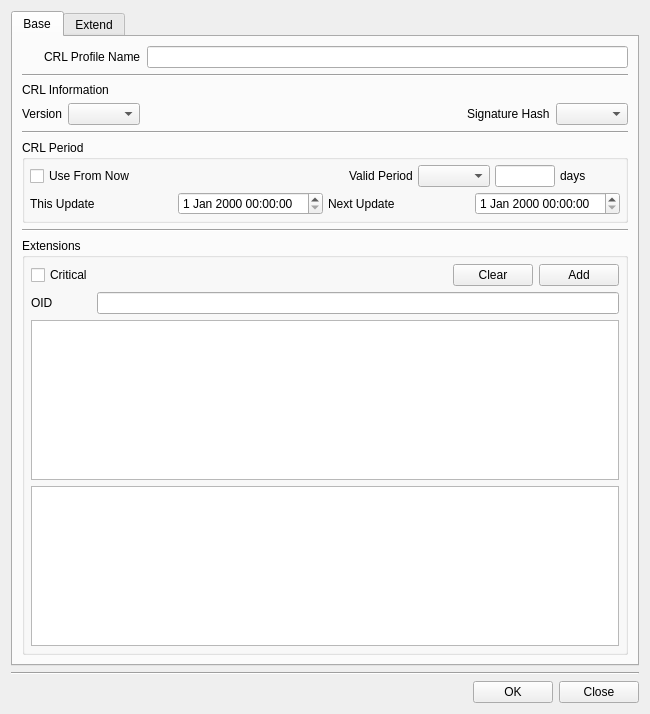
<?xml version="1.0" encoding="UTF-8"?>
<ui version="4.0">
 <class>MakeCRLProfileDlg</class>
 <widget class="QDialog" name="MakeCRLProfileDlg">
  <property name="geometry">
   <rect>
    <x>0</x>
    <y>0</y>
    <width>650</width>
    <height>714</height>
   </rect>
  </property>
  <property name="windowTitle">
   <string>Make CRL policy</string>
  </property>
  <layout class="QVBoxLayout" name="verticalLayout">
   <item>
    <widget class="QTabWidget" name="mCRLTab">
     <property name="currentIndex">
      <number>0</number>
     </property>
     <widget class="QWidget" name="mBaseTab">
      <attribute name="title">
       <string>Base</string>
      </attribute>
      <layout class="QVBoxLayout" name="verticalLayout_2">
       <item>
        <layout class="QGridLayout" name="gridLayout">
         <item row="0" column="1">
          <widget class="QLabel" name="label">
           <property name="text">
            <string>CRL Profile Name</string>
           </property>
          </widget>
         </item>
         <item row="0" column="2">
          <widget class="QLineEdit" name="mNameText"/>
         </item>
         <item row="0" column="0">
          <widget class="QPushButton" name="pushButton">
           <property name="minimumSize">
            <size>
             <width>16</width>
             <height>0</height>
            </size>
           </property>
           <property name="maximumSize">
            <size>
             <width>16</width>
             <height>16777215</height>
            </size>
           </property>
           <property name="text">
            <string/>
           </property>
           <property name="icon">
            <iconset resource="certman.qrc">
             <normaloff>:/images/crl_profile.png</normaloff>:/images/crl_profile.png</iconset>
           </property>
           <property name="flat">
            <bool>true</bool>
           </property>
          </widget>
         </item>
        </layout>
       </item>
       <item>
        <widget class="Line" name="line">
         <property name="orientation">
          <enum>Qt::Horizontal</enum>
         </property>
        </widget>
       </item>
       <item>
        <widget class="QLabel" name="label_3">
         <property name="text">
          <string>CRL Information</string>
         </property>
        </widget>
       </item>
       <item>
        <layout class="QGridLayout" name="gridLayout_2">
         <item row="0" column="0">
          <widget class="QLabel" name="label_4">
           <property name="text">
            <string>Version</string>
           </property>
          </widget>
         </item>
         <item row="0" column="3">
          <widget class="QLabel" name="label_5">
           <property name="text">
            <string>Signature Hash</string>
           </property>
          </widget>
         </item>
         <item row="0" column="1">
          <widget class="QComboBox" name="mVersionCombo"/>
         </item>
         <item row="0" column="2">
          <spacer name="horizontalSpacer">
           <property name="orientation">
            <enum>Qt::Horizontal</enum>
           </property>
           <property name="sizeHint" stdset="0">
            <size>
             <width>40</width>
             <height>20</height>
            </size>
           </property>
          </spacer>
         </item>
         <item row="0" column="4">
          <widget class="QComboBox" name="mHashCombo"/>
         </item>
        </layout>
       </item>
       <item>
        <widget class="Line" name="line_2">
         <property name="orientation">
          <enum>Qt::Horizontal</enum>
         </property>
        </widget>
       </item>
       <item>
        <widget class="QGroupBox" name="groupBox">
         <property name="sizePolicy">
          <sizepolicy hsizetype="Expanding" vsizetype="Preferred">
           <horstretch>0</horstretch>
           <verstretch>0</verstretch>
          </sizepolicy>
         </property>
         <property name="minimumSize">
          <size>
           <width>0</width>
           <height>0</height>
          </size>
         </property>
         <property name="title">
          <string>CRL Period</string>
         </property>
         <layout class="QVBoxLayout" name="verticalLayout_9">
          <property name="spacing">
           <number>5</number>
          </property>
          <property name="leftMargin">
           <number>5</number>
          </property>
          <property name="topMargin">
           <number>5</number>
          </property>
          <property name="rightMargin">
           <number>5</number>
          </property>
          <property name="bottomMargin">
           <number>5</number>
          </property>
          <item>
           <layout class="QGridLayout" name="gridLayout_8">
            <item row="0" column="2">
             <widget class="QLabel" name="label_7">
              <property name="text">
               <string>Valid Period</string>
              </property>
             </widget>
            </item>
            <item row="0" column="0">
             <widget class="QCheckBox" name="mUseFromNowCheck">
              <property name="text">
               <string>Use From Now</string>
              </property>
             </widget>
            </item>
            <item row="0" column="5">
             <widget class="QLabel" name="mValidDaysLabel">
              <property name="minimumSize">
               <size>
                <width>60</width>
                <height>0</height>
               </size>
              </property>
              <property name="maximumSize">
               <size>
                <width>60</width>
                <height>16777215</height>
               </size>
              </property>
              <property name="text">
               <string>days</string>
              </property>
             </widget>
            </item>
            <item row="0" column="3">
             <widget class="QComboBox" name="mValidDaysTypeCombo"/>
            </item>
            <item row="0" column="4">
             <widget class="QLineEdit" name="mValidDaysText">
              <property name="maximumSize">
               <size>
                <width>60</width>
                <height>16777215</height>
               </size>
              </property>
             </widget>
            </item>
            <item row="0" column="1">
             <spacer name="horizontalSpacer_3">
              <property name="orientation">
               <enum>Qt::Horizontal</enum>
              </property>
              <property name="sizeHint" stdset="0">
               <size>
                <width>40</width>
                <height>20</height>
               </size>
              </property>
             </spacer>
            </item>
           </layout>
          </item>
          <item>
           <layout class="QGridLayout" name="gridLayout_3">
            <item row="0" column="1">
             <widget class="QDateTimeEdit" name="mThisUpdateDateTime"/>
            </item>
            <item row="0" column="0">
             <widget class="QLabel" name="label_9">
              <property name="text">
               <string>This Update</string>
              </property>
             </widget>
            </item>
            <item row="0" column="2">
             <widget class="QLabel" name="label_10">
              <property name="text">
               <string>Next Update</string>
              </property>
             </widget>
            </item>
            <item row="0" column="3">
             <widget class="QDateTimeEdit" name="mNextUpdateDateTime"/>
            </item>
           </layout>
          </item>
         </layout>
        </widget>
       </item>
       <item>
        <widget class="Line" name="line_6">
         <property name="orientation">
          <enum>Qt::Horizontal</enum>
         </property>
        </widget>
       </item>
       <item>
        <widget class="QGroupBox" name="mExtensionsGroup">
         <property name="minimumSize">
          <size>
           <width>500</width>
           <height>0</height>
          </size>
         </property>
         <property name="title">
          <string>Extensions</string>
         </property>
         <layout class="QVBoxLayout" name="verticalLayout_4">
          <property name="leftMargin">
           <number>6</number>
          </property>
          <property name="topMargin">
           <number>6</number>
          </property>
          <property name="rightMargin">
           <number>6</number>
          </property>
          <property name="bottomMargin">
           <number>6</number>
          </property>
          <item>
           <layout class="QGridLayout" name="gridLayout_12">
            <property name="topMargin">
             <number>0</number>
            </property>
            <item row="0" column="3">
             <widget class="QPushButton" name="mExtensionsAddBtn">
              <property name="text">
               <string>Add</string>
              </property>
             </widget>
            </item>
            <item row="0" column="0">
             <widget class="QCheckBox" name="mExtensionsCriticalCheck">
              <property name="text">
               <string>Critical</string>
              </property>
             </widget>
            </item>
            <item row="0" column="2">
             <widget class="QPushButton" name="mExtensionsClearBtn">
              <property name="text">
               <string>Clear</string>
              </property>
             </widget>
            </item>
            <item row="0" column="1">
             <spacer name="horizontalSpacer_9">
              <property name="orientation">
               <enum>Qt::Horizontal</enum>
              </property>
              <property name="sizeHint" stdset="0">
               <size>
                <width>40</width>
                <height>20</height>
               </size>
              </property>
             </spacer>
            </item>
           </layout>
          </item>
          <item>
           <layout class="QGridLayout" name="gridLayout_13">
            <property name="topMargin">
             <number>0</number>
            </property>
            <item row="0" column="0">
             <widget class="QLabel" name="label_16">
              <property name="minimumSize">
               <size>
                <width>60</width>
                <height>0</height>
               </size>
              </property>
              <property name="text">
               <string>OID</string>
              </property>
             </widget>
            </item>
            <item row="0" column="1">
             <widget class="QLineEdit" name="mExtensionsOIDText"/>
            </item>
           </layout>
          </item>
          <item>
           <widget class="QPlainTextEdit" name="mExtensionsValueText"/>
          </item>
          <item>
           <widget class="QTableWidget" name="mExtensionsTable">
            <property name="contextMenuPolicy">
             <enum>Qt::CustomContextMenu</enum>
            </property>
            <attribute name="horizontalHeaderHighlightSections">
             <bool>false</bool>
            </attribute>
           </widget>
          </item>
         </layout>
        </widget>
       </item>
       <item>
        <spacer name="verticalSpacer">
         <property name="orientation">
          <enum>Qt::Vertical</enum>
         </property>
         <property name="sizeHint" stdset="0">
          <size>
           <width>20</width>
           <height>40</height>
          </size>
         </property>
        </spacer>
       </item>
      </layout>
     </widget>
     <widget class="QWidget" name="mExtendTab">
      <attribute name="title">
       <string>Extend</string>
      </attribute>
      <layout class="QVBoxLayout" name="verticalLayout_3">
       <item>
        <widget class="QGroupBox" name="mCRLNumGroup">
         <property name="minimumSize">
          <size>
           <width>0</width>
           <height>0</height>
          </size>
         </property>
         <property name="title">
          <string>CRL number</string>
         </property>
         <property name="checkable">
          <bool>true</bool>
         </property>
         <property name="checked">
          <bool>false</bool>
         </property>
         <layout class="QVBoxLayout" name="verticalLayout_5">
          <property name="leftMargin">
           <number>6</number>
          </property>
          <property name="topMargin">
           <number>6</number>
          </property>
          <property name="rightMargin">
           <number>6</number>
          </property>
          <property name="bottomMargin">
           <number>6</number>
          </property>
          <item>
           <layout class="QGridLayout" name="gridLayout_9">
            <item row="0" column="2">
             <widget class="QCheckBox" name="mCRLNumAutoCheck">
              <property name="text">
               <string>Auto ( Use Sequence )</string>
              </property>
             </widget>
            </item>
            <item row="0" column="3">
             <widget class="QLabel" name="mCRLNumLabel">
              <property name="text">
               <string>FixedNumer</string>
              </property>
             </widget>
            </item>
            <item row="0" column="0">
             <widget class="QCheckBox" name="mCRLNumCriticalCheck">
              <property name="text">
               <string>Critical</string>
              </property>
             </widget>
            </item>
            <item row="0" column="4">
             <widget class="QLineEdit" name="mCRLNumText">
              <property name="maximumSize">
               <size>
                <width>140</width>
                <height>16777215</height>
               </size>
              </property>
             </widget>
            </item>
            <item row="0" column="1">
             <spacer name="horizontalSpacer_4">
              <property name="orientation">
               <enum>Qt::Horizontal</enum>
              </property>
              <property name="sizeHint" stdset="0">
               <size>
                <width>40</width>
                <height>20</height>
               </size>
              </property>
             </spacer>
            </item>
           </layout>
          </item>
         </layout>
        </widget>
       </item>
       <item>
        <widget class="Line" name="line_3">
         <property name="orientation">
          <enum>Qt::Horizontal</enum>
         </property>
        </widget>
       </item>
       <item>
        <widget class="QGroupBox" name="mAKIGroup">
         <property name="minimumSize">
          <size>
           <width>0</width>
           <height>0</height>
          </size>
         </property>
         <property name="title">
          <string>Authority Key Identifier</string>
         </property>
         <property name="checkable">
          <bool>true</bool>
         </property>
         <property name="checked">
          <bool>false</bool>
         </property>
         <layout class="QVBoxLayout" name="verticalLayout_6">
          <property name="leftMargin">
           <number>6</number>
          </property>
          <property name="topMargin">
           <number>6</number>
          </property>
          <property name="rightMargin">
           <number>6</number>
          </property>
          <property name="bottomMargin">
           <number>6</number>
          </property>
          <item>
           <layout class="QGridLayout" name="gridLayout_5">
            <item row="0" column="3">
             <widget class="QCheckBox" name="mAKICertSerialCheck">
              <property name="text">
               <string>Certificate Serial</string>
              </property>
             </widget>
            </item>
            <item row="0" column="0">
             <widget class="QCheckBox" name="mAKICriticalCheck">
              <property name="text">
               <string>Critical</string>
              </property>
             </widget>
            </item>
            <item row="0" column="2">
             <widget class="QCheckBox" name="mAKICertIssuerCheck">
              <property name="text">
               <string>Ceritificate Issuer</string>
              </property>
             </widget>
            </item>
            <item row="0" column="1">
             <spacer name="horizontalSpacer_5">
              <property name="orientation">
               <enum>Qt::Horizontal</enum>
              </property>
              <property name="sizeHint" stdset="0">
               <size>
                <width>40</width>
                <height>20</height>
               </size>
              </property>
             </spacer>
            </item>
           </layout>
          </item>
         </layout>
        </widget>
       </item>
       <item>
        <widget class="Line" name="line_4">
         <property name="orientation">
          <enum>Qt::Horizontal</enum>
         </property>
        </widget>
       </item>
       <item>
        <widget class="QGroupBox" name="mIDPGroup">
         <property name="minimumSize">
          <size>
           <width>0</width>
           <height>0</height>
          </size>
         </property>
         <property name="title">
          <string>Issuing Distribution Point</string>
         </property>
         <property name="checkable">
          <bool>true</bool>
         </property>
         <property name="checked">
          <bool>false</bool>
         </property>
         <layout class="QVBoxLayout" name="verticalLayout_7">
          <property name="leftMargin">
           <number>6</number>
          </property>
          <property name="topMargin">
           <number>6</number>
          </property>
          <property name="rightMargin">
           <number>6</number>
          </property>
          <property name="bottomMargin">
           <number>6</number>
          </property>
          <item>
           <layout class="QGridLayout" name="gridLayout_6">
            <item row="0" column="4">
             <widget class="QPushButton" name="mIDPAddBtn">
              <property name="text">
               <string>Add</string>
              </property>
             </widget>
            </item>
            <item row="0" column="0">
             <widget class="QCheckBox" name="mIDPCriticalCheck">
              <property name="text">
               <string>Critical</string>
              </property>
             </widget>
            </item>
            <item row="0" column="1">
             <widget class="QComboBox" name="mIDPCombo"/>
            </item>
            <item row="0" column="3">
             <widget class="QPushButton" name="mIDPClearBtn">
              <property name="text">
               <string>Clear</string>
              </property>
             </widget>
            </item>
            <item row="0" column="2">
             <spacer name="horizontalSpacer_6">
              <property name="orientation">
               <enum>Qt::Horizontal</enum>
              </property>
              <property name="sizeHint" stdset="0">
               <size>
                <width>40</width>
                <height>20</height>
               </size>
              </property>
             </spacer>
            </item>
           </layout>
          </item>
          <item>
           <widget class="QLineEdit" name="mIDPText"/>
          </item>
          <item>
           <widget class="QTableWidget" name="mIDPTable">
            <property name="contextMenuPolicy">
             <enum>Qt::CustomContextMenu</enum>
            </property>
            <attribute name="horizontalHeaderHighlightSections">
             <bool>false</bool>
            </attribute>
           </widget>
          </item>
         </layout>
        </widget>
       </item>
       <item>
        <widget class="Line" name="line_5">
         <property name="orientation">
          <enum>Qt::Horizontal</enum>
         </property>
        </widget>
       </item>
       <item>
        <widget class="QGroupBox" name="mIANGroup">
         <property name="minimumSize">
          <size>
           <width>0</width>
           <height>0</height>
          </size>
         </property>
         <property name="title">
          <string>Issuer Alternative Name</string>
         </property>
         <property name="checkable">
          <bool>true</bool>
         </property>
         <property name="checked">
          <bool>false</bool>
         </property>
         <layout class="QVBoxLayout" name="verticalLayout_8">
          <property name="leftMargin">
           <number>6</number>
          </property>
          <property name="topMargin">
           <number>6</number>
          </property>
          <property name="rightMargin">
           <number>6</number>
          </property>
          <property name="bottomMargin">
           <number>6</number>
          </property>
          <item>
           <layout class="QGridLayout" name="gridLayout_7">
            <item row="0" column="3">
             <widget class="QPushButton" name="mIANClearBtn">
              <property name="text">
               <string>Clear</string>
              </property>
             </widget>
            </item>
            <item row="0" column="4">
             <widget class="QPushButton" name="mIANAddBtn">
              <property name="text">
               <string>Add</string>
              </property>
             </widget>
            </item>
            <item row="0" column="1">
             <widget class="QComboBox" name="mIANCombo"/>
            </item>
            <item row="0" column="0">
             <widget class="QCheckBox" name="mIANCriticalCheck">
              <property name="text">
               <string>Critical</string>
              </property>
             </widget>
            </item>
            <item row="0" column="2">
             <spacer name="horizontalSpacer_7">
              <property name="orientation">
               <enum>Qt::Horizontal</enum>
              </property>
              <property name="sizeHint" stdset="0">
               <size>
                <width>40</width>
                <height>20</height>
               </size>
              </property>
             </spacer>
            </item>
           </layout>
          </item>
          <item>
           <widget class="QLineEdit" name="mIANText"/>
          </item>
          <item>
           <widget class="QTableWidget" name="mIANTable">
            <property name="contextMenuPolicy">
             <enum>Qt::CustomContextMenu</enum>
            </property>
            <attribute name="horizontalHeaderHighlightSections">
             <bool>false</bool>
            </attribute>
           </widget>
          </item>
         </layout>
        </widget>
       </item>
      </layout>
     </widget>
    </widget>
   </item>
   <item>
    <widget class="Line" name="line_7">
     <property name="orientation">
      <enum>Qt::Horizontal</enum>
     </property>
    </widget>
   </item>
   <item>
    <layout class="QGridLayout" name="gridLayout_11">
     <property name="topMargin">
      <number>0</number>
     </property>
     <item row="0" column="1">
      <widget class="QPushButton" name="mOKBtn">
       <property name="text">
        <string>OK</string>
       </property>
      </widget>
     </item>
     <item row="0" column="2">
      <widget class="QPushButton" name="mCloseBtn">
       <property name="text">
        <string>Close</string>
       </property>
      </widget>
     </item>
     <item row="0" column="0">
      <spacer name="horizontalSpacer_2">
       <property name="orientation">
        <enum>Qt::Horizontal</enum>
       </property>
       <property name="sizeHint" stdset="0">
        <size>
         <width>40</width>
         <height>20</height>
        </size>
       </property>
      </spacer>
     </item>
    </layout>
   </item>
  </layout>
 </widget>
 <tabstops>
  <tabstop>mCRLTab</tabstop>
  <tabstop>mNameText</tabstop>
  <tabstop>mVersionCombo</tabstop>
  <tabstop>mHashCombo</tabstop>
  <tabstop>mExtensionsCriticalCheck</tabstop>
  <tabstop>mExtensionsClearBtn</tabstop>
  <tabstop>mExtensionsAddBtn</tabstop>
  <tabstop>mExtensionsOIDText</tabstop>
  <tabstop>mExtensionsValueText</tabstop>
  <tabstop>mExtensionsTable</tabstop>
  <tabstop>mCRLNumGroup</tabstop>
  <tabstop>mCRLNumCriticalCheck</tabstop>
  <tabstop>mCRLNumAutoCheck</tabstop>
  <tabstop>mCRLNumText</tabstop>
  <tabstop>mAKIGroup</tabstop>
  <tabstop>mAKICriticalCheck</tabstop>
  <tabstop>mAKICertIssuerCheck</tabstop>
  <tabstop>mAKICertSerialCheck</tabstop>
  <tabstop>mIDPGroup</tabstop>
  <tabstop>mIDPCriticalCheck</tabstop>
  <tabstop>mIDPCombo</tabstop>
  <tabstop>mIDPClearBtn</tabstop>
  <tabstop>mIDPAddBtn</tabstop>
  <tabstop>mIDPText</tabstop>
  <tabstop>mIDPTable</tabstop>
  <tabstop>mIANGroup</tabstop>
  <tabstop>mIANCriticalCheck</tabstop>
  <tabstop>mIANCombo</tabstop>
  <tabstop>mIANClearBtn</tabstop>
  <tabstop>mIANAddBtn</tabstop>
  <tabstop>mIANText</tabstop>
  <tabstop>mIANTable</tabstop>
  <tabstop>mOKBtn</tabstop>
  <tabstop>mCloseBtn</tabstop>
 </tabstops>
 <resources>
  <include location="certman.qrc"/>
 </resources>
 <connections/>
</ui>
